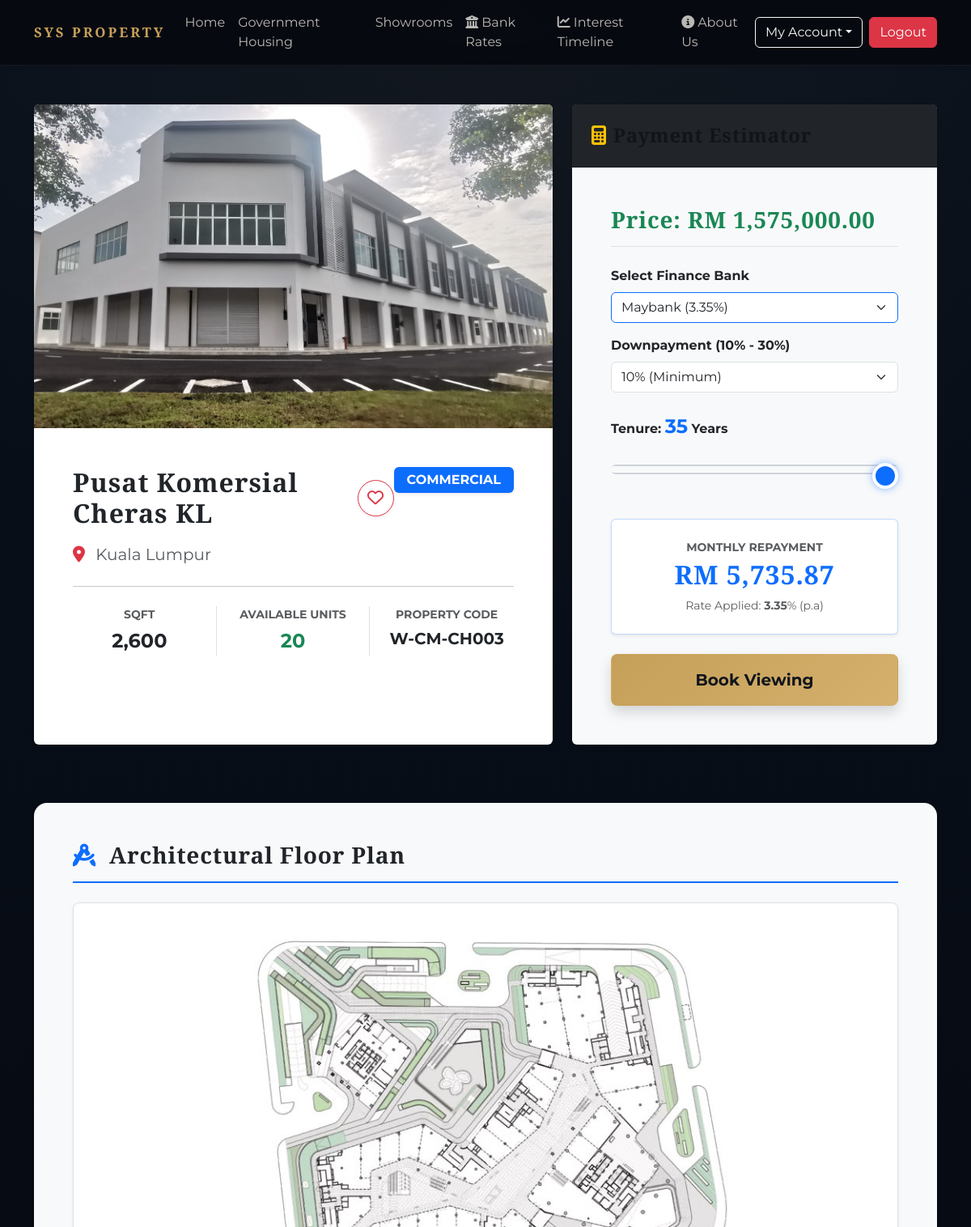
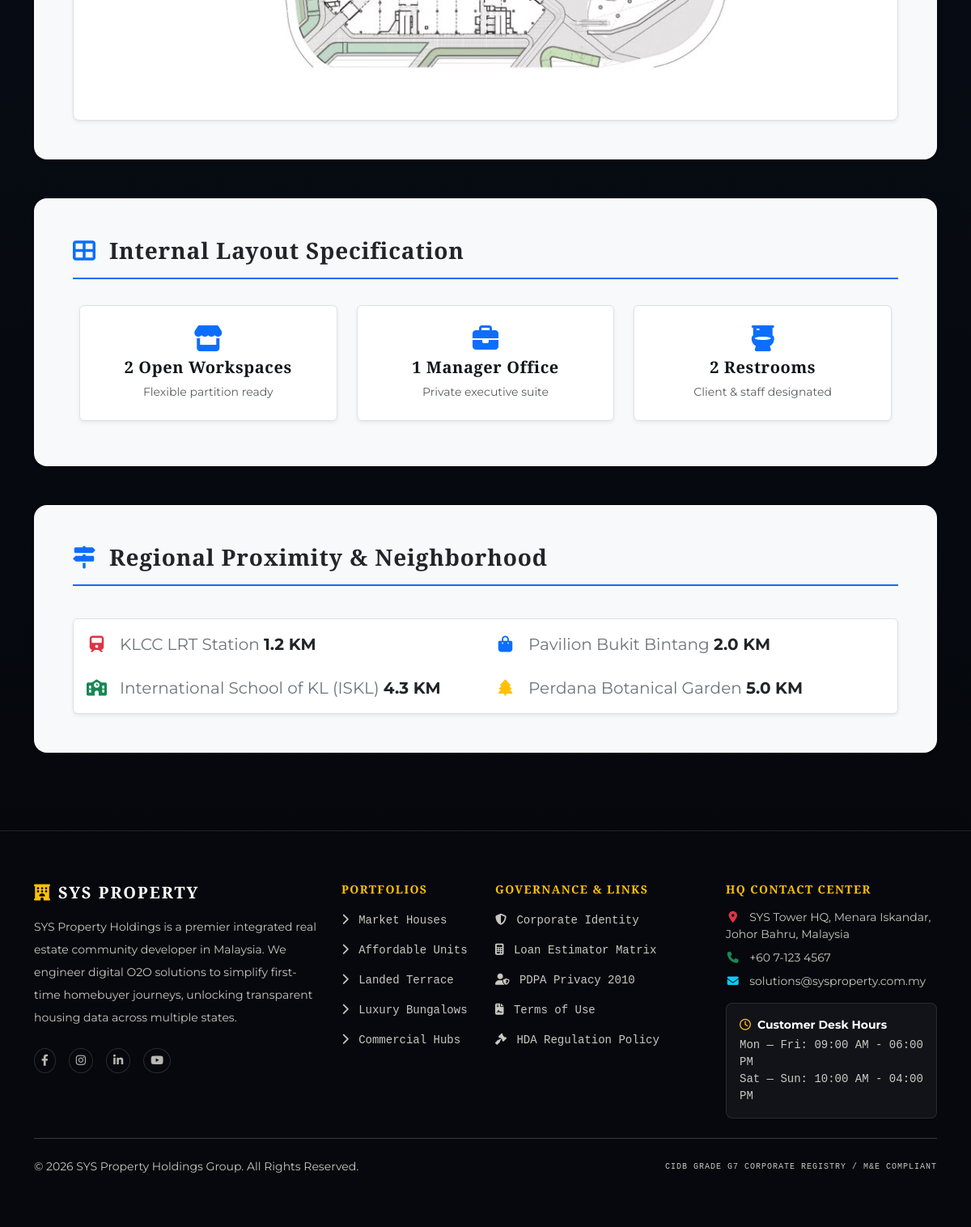
The app's page /property_detail.php?id=180 (signed in) with its own data (2 pictures, top to bottom).
### tables this page shows
CREATE TABLE `properties` (
  `property_id` int(11) NOT NULL,
  `property_code` varchar(20) NOT NULL,
  `project_name` varchar(255) NOT NULL,
  `state` varchar(100) NOT NULL,
  `property_type` enum('AFFORDABLE','TERRACE','BUNGALOW','COMMERCIAL','APARTMENT') NOT NULL,
  `price` decimal(12,2) NOT NULL,
  `total_units` int(11) NOT NULL,
  `built_up_sqft` int(11) NOT NULL,
  `income_limit_rm` decimal(10,2) DEFAULT NULL,
  `status` enum('ACTIVE','SOLD_OUT','ARCHIVED') NOT NULL DEFAULT 'ACTIVE',
  `image_filename` varchar(255) NOT NULL,
  `image_search_keyword` varchar(255) NOT NULL,
  `is_affordable` tinyint(1) NOT NULL DEFAULT 0
);

### includes/property_images.php (called while the page is built, shortened)
<?php
function property_catalog_image_path(array $property, string $url_prefix = '', string $filesystem_prefix = ''): string
{
    $base_url = $url_prefix . 'SYS Property Catalog/';
    $base_path = $filesystem_prefix . 'SYS Property Catalog/';
    $placeholder = $base_url . 'placeholder.jpg';
    $custom_image = trim((string)($property['image_filename'] ?? ''));
    if ($custom_image !== '') {
        $custom_image = ltrim(str_replace('\\', '/', $custom_image), '/');
    }
    $db_type = strtolower(trim((string)($property['property_type'] ?? '')));
    $raw_state = trim((string)($property['state'] ?? ''));
    $state_name = ucwords(strtolower($raw_state));
    $folder = 'Apartment/';
    if ($db_type === 'commercial') {
        $folder = 'Commercial/';
    } elseif ($db_type === 'terrace') {
        $folder = 'Terrace/';
    } elseif ($db_type === 'bungalow') {
        $folder = 'Bungalow/';
    }
    $file_name = ucfirst($db_type) . ' - ' . $state_name;
    foreach (['jpg', 'jpeg', 'png', 'webp'] as $ext) {
        $relative_path = $folder . $file_name . '.' . $ext;
        if (file_exists($base_path . $relative_path)) {
            return $base_url . $relative_path;
        }
    }
    return $placeholder;
}

### property_detail.php (the view, shortened to what this page needs)
<?php
include_once 'includes/header.php';
require_once 'includes/property_images.php';
$property_id = isset($_GET['id']) ? intval($_GET['id']) : 0;
$stmt = $conn->prepare("SELECT * FROM properties WHERE property_id = ?");
$stmt->bind_param("i", $property_id);
$stmt->execute();
$property = $stmt->get_result()->fetch_assoc();
$is_afford = (intval($property['is_affordable']) === 1);
$banks_result = $conn->query("SELECT bank_name, interest_rate FROM banks ORDER BY interest_rate ASC");
$dbType = strtolower(trim($property['property_type']));
$baseDir = "SYS Property Catalog/";
$finalImg = property_catalog_image_path($property);
if ($is_afford || $dbType === 'affordable') {
    $floorPlanName = "Affordable_Floor_Plan.jpg";
    $checkDir = "SYS Property Catalog/";
    if (!file_exists($checkDir . "Affordable_Floor_Plan.jpg")) {
        if (file_exists($checkDir . "affordable_floor_plan.jpg")) {
            $floorPlanName = "affordable_floor_plan.jpg";
        } elseif (file_exists($checkDir . "Affordable_Floor_plan.jpg")) {
            $floorPlanName = "Affordable_Floor_plan.jpg";
        } elseif (file_exists($checkDir . "Affordable_Floor_Plan.JPG")) {
            $floorPlanName = "Affordable_Floor_Plan.JPG";
        } elseif (file_exists($checkDir . "affordable_floor_plan.JPG")) {
            $floorPlanName = "affordable_floor_plan.JPG";
        }
    }
} else {
    $floorPlanName = ucfirst($dbType) . "_Floor_Plan.jpg";
}
$finalFloorPlan = $baseDir . $floorPlanName;
$layoutHtml = "";
if ($is_afford) {
    $layoutHtml = '
        <div class="row text-center g-4">
            <div class="col-md-3 col-6"><div class="p-4 bg-white border rounded shadow-sm h-100"><i class="fas fa-bed fa-2x text-success mb-2"></i><h5 class="fw-bold mb-0">3 Bedrooms</h5><p class="text-muted small mt-2 mb-0">Optimal family spacing</p></div></div>
            <div class="col-md-3 col-6"><div class="p-4 bg-white border rounded shadow-sm h-100"><i class="fas fa-bath fa-2x text-success mb-2"></i><h5 class="fw-bold mb-0">2 Bathrooms</h5><p class="text-muted small mt-2 mb-0">Standard sanitary fittings</p></div></div>
            <div class="col-md-3 col-6"><div class="p-4 bg-white border rounded shadow-sm h-100"><i class="fas fa-couch fa-2x text-muted mb-2"></i><h5 class="fw-bold mb-0">1 Living Hall</h5><p class="text-muted small mt-2 mb-0">Open concept design</p></div></div>
            <div class="col-md-3 col-6"><div class="p-4 bg-white border rounded shadow-sm h-100"><i class="fas fa-utensils fa-2x text-muted mb-2"></i><h5 class="fw-bold mb-0">1 Kitchen</h5><p class="text-muted small mt-2 mb-0">Ventilated cooking area</p></div></div>
        </div>';
} else {
    if ($dbType === 'commercial') {
        $layoutHtml = '
            <div class="row text-center g-4">
                <div class="col-md-4 col-12"><div class="p-4 bg-white border rounded shadow-sm h-100"><i class="fas fa-store fa-2x text-primary mb-2"></i><h5 class="fw-bold mb-0">2 Open Workspaces</h5><p class="text-muted small mt-2 mb-0">Flexible partition ready</p></div></div>
                <div class="col-md-4 col-6"><div class="p-4 bg-white border rounded shadow-sm h-100"><i class="fas fa-briefcase fa-2x text-primary mb-2"></i><h5 class="fw-bold mb-0">1 Manager Office</h5><p class="text-muted small mt-2 mb-0">Private executive suite</p></div></div>
                <div class="col-md-4 col-6"><div class="p-4 bg-white border rounded shadow-sm h-100"><i class="fas fa-toilet fa-2x text-primary mb-2"></i><h5 class="fw-bold mb-0">2 Restrooms</h5><p class="text-muted small mt-2 mb-0">Client & staff designated</p></div></div>
            </div>';
    }
}
$proximityHtml = '<div class="row g-4 fs-5 text-secondary">';
$stateCheck = strtoupper(trim($property['state']));
if ($stateCheck === 'JOHOR') {
    $proximityHtml .= '
        <div class="col-md-6"><div class="d-flex align-items-center"><i class="fas fa-university text-danger fa-fw me-3"></i> <span>Universiti Teknologi Malaysia (UTM) <strong class="text-dark">3.2 KM</strong></span></div></div>
        <div class="col-md-6"><div class="d-flex align-items-center"><i class="fas fa-shopping-cart text-primary fa-fw me-3"></i> <span>AEON Mall Tebrau City <strong class="text-dark">5.5 KM</strong></span></div></div>
        <div class="col-md-6"><div class="d-flex align-items-center"><i class="fas fa-hospital text-success fa-fw me-3"></i> <span>Sultanah Aminah Hospital <strong class="text-dark">8.1 KM</strong></span></div></div>
        <div class="col-md-6"><div class="d-flex align-items-center"><i class="fas fa-plane text-warning fa-fw me-3"></i> <span>Senai International Airport <strong class="text-dark">18.0 KM</strong></span></div></div>';
} elseif ($stateCheck === 'KUALA LUMPUR' || $stateCheck === 'WP KUALA LUMPUR') {
    $proximityHtml .= '
        <div class="col-md-6"><div class="d-flex align-items-center"><i class="fas fa-train text-danger fa-fw me-3"></i> <span>KLCC LRT Station <strong class="text-dark">1.2 KM</strong></span></div></div>
        <div class="col-md-6"><div class="d-flex align-items-center"><i class="fas fa-shopping-bag text-primary fa-fw me-3"></i> <span>Pavilion Bukit Bintang <strong class="text-dark">2.0 KM</strong></span></div></div>
        <div class="col-md-6"><div class="d-flex align-items-center"><i class="fas fa-school text-success fa-fw me-3"></i> <span>International School of KL (ISKL) <strong class="text-dark">4.3 KM</strong></span></div></div>
        <div class="col-md-6"><div class="d-flex align-items-center"><i class="fas fa-tree text-warning fa-fw me-3"></i> <span>Perdana Botanical Garden <strong class="text-dark">5.0 KM</strong></span></div></div>';
}
$proximityHtml .= '</div>';
?>
<div class="container my-5">
    <div class="row">
        <div class="col-md-7 mb-4">
            <div class="card shadow-sm border-0 overflow-hidden h-100">
                <div class="position-relative zoom-container" style="cursor: pointer;" data-bs-toggle="modal" data-bs-target="#imageZoom">
                    <img src="<?php echo $finalImg; ?>" class="w-100" style="height: 400px; object-fit: cover;">
                </div>
                <div class="card-body p-5">
                    <div class="d-flex justify-content-between align-items-start mb-3">
                        <div class="d-flex align-items-center gap-3">
                            <h2 class="fw-bold mb-0"><?php echo htmlspecialchars($property['project_name']); ?></h2>
                            <form method="POST" class="m-0">
                                <button type="submit" name="toggle_wishlist" class="btn <?php echo $is_wishlisted ? 'btn-danger' : 'btn-outline-danger'; ?> rounded-circle d-flex align-items-center justify-content-center shadow-sm" style="width: 45px; height: 45px;">
                                    <i class="<?php echo $is_wishlisted ? 'fas' : 'far'; ?> fa-heart fs-5"></i>
                                </button>
                            </form>
                        </div>
                        <span class="badge <?php echo $is_afford ? 'bg-success' : 'bg-primary'; ?> px-3 py-2 fs-6 shadow-sm">
                            <?php echo $is_afford ? 'GOV AFFORDABLE' : htmlspecialchars($property['property_type']); ?>
                        </span>
                    </div>
                    <p class="fs-5 text-muted mb-4"><i class="fas fa-map-marker-alt text-danger me-2"></i> <?php echo htmlspecialchars($property['state']); ?></p>
                    <hr class="my-4">
                    <div class="row text-center mb-4">
                        <div class="col-4 border-end">
                            <small class="d-block text-muted fw-bold mb-1">SQFT</small>
                            <span class="fs-4 fw-bold"><?php echo number_format($property['built_up_sqft']); ?></span>
                        </div>
                        <div class="col-4 border-end">
                            <small class="d-block text-muted fw-bold mb-1">AVAILABLE UNITS</small>
                            <span class="fs-4 fw-bold text-success"><?php echo $property['total_units']; ?></span>
                        </div>
                        <div class="col-4">
                            <small class="d-block text-muted fw-bold mb-1">PROPERTY CODE</small>
                            <span class="fs-5 fw-bold text-dark"><?php echo htmlspecialchars($property['property_code']); ?></span>
                        </div>
                    </div>
                </div>
            </div>
        </div>
        <div class="col-md-5 mb-4">
            <div class="card shadow-sm border-0 h-100 bg-light">
                <div class="card-header bg-dark text-white p-4">
                    <h4 class="fw-bold mb-0"><i class="fas fa-calculator me-2 text-warning"></i>Payment Estimator</h4>
                </div>
                <div class="card-body p-4 p-lg-5 d-flex flex-column">
                    <h3 class="text-success fw-bold mb-4 border-bottom pb-3">Price: RM <?php echo number_format($property['price'], 2); ?></h3>
                    <div class="mb-3">
                        <label class="form-label fw-bold">Select Finance Bank</label>
                        <select id="bankSelect" class="form-select border-primary">
                            <?php while ($bank = $banks_result->fetch_assoc()): ?>
                                <option data-rate="<?php echo $bank['interest_rate']; ?>"><?php echo htmlspecialchars($bank['bank_name']); ?> (<?php echo $bank['interest_rate']; ?>%)</option>
                            <?php endwhile; ?>
                        </select>
                    </div>
                    <div class="mb-4">
                        <label class="form-label fw-bold">Downpayment (10% - 30%)</label>
                        <select id="downpayment" class="form-select">
                            <option value="10">10% (Minimum)</option>
                        </select>
                    </div>
                    <div class="mb-5">
                        <label class="form-label fw-bold">Tenure: <span id="tenureLabel" class="text-primary fs-4 fw-bold">35</span> Years</label>
                        <div class="pt-3">
                            <input type="range" id="tenure" class="form-range custom-slider" value="35" min="5" max="35">
                        </div>
                    </div>
                    <div class="p-4 bg-white border border-primary border-opacity-25 rounded text-center shadow-sm mb-4">
                        <p class="mb-1 text-muted fw-bold small">MONTHLY REPAYMENT</p>
                        <h2 class="text-primary fw-bold m-0" id="monthlyResult">RM 0.00</h2>
                        <small class="text-muted d-block mt-2">Rate Applied: <strong id="displayRate">0.00</strong>% (p.a)</small>
                    </div>
                    <div class="d-grid mt-auto">
                        <?php if ($is_afford): ?>
                            <a href="customer/apply_affordable.php?id=<?php echo $property_id; ?>" class="btn btn-success btn-lg fw-bold py-3 shadow">Submit Application</a>
                        <?php else: ?>
                            <a href="customer/book_appointment.php?id=<?php echo $property_id; ?>" class="btn btn-primary btn-lg fw-bold py-3 shadow">Book Viewing</a>
                        <?php endif; ?>
                    </div>
                </div>
            </div>
        </div>
    </div>
    <div class="row mt-5">
        <div class="col-12">
            <div class="card border-0 bg-light shadow-sm rounded-4 p-4 p-md-5 mb-5 reveal-card">
                <h3 class="fw-bold text-dark mb-4 border-bottom border-primary border-2 pb-3"><i class="fas fa-drafting-compass text-primary me-2"></i> Architectural Floor Plan</h3>
                <div class="text-center bg-white p-4 border rounded-3 shadow-sm">
                    <img src="<?php echo htmlspecialchars($finalFloorPlan); ?>" class="img-fluid rounded" alt="Floor Plan" style="max-height: 500px; object-fit: contain;">
                </div>
            </div>
            <div class="card border-0 bg-light shadow-sm rounded-4 p-4 p-md-5 mb-5 reveal-card">
                <h3 class="fw-bold text-dark mb-4 border-bottom border-primary border-2 pb-3"><i class="fas fa-th-large text-primary me-2"></i> Internal Layout Specification</h3>
                <div class="p-2"><?php echo $layoutHtml; ?></div>
            </div>
            <div class="card border-0 bg-light shadow-sm rounded-4 p-4 p-md-5 mb-5 reveal-card">
                <h3 class="fw-bold text-dark mb-4 border-bottom border-primary border-2 pb-3"><i class="fas fa-map-signs text-primary me-2"></i> Regional Proximity & Neighborhood</h3>
                <div class="p-3 bg-white border rounded shadow-sm mt-3">
                    <?php echo $proximityHtml; ?>
                </div>
            </div>
        </div>
    </div>
</div>
<?php include_once 'includes/footer.php'; ?>

### includes/header.php (style rules this page uses)
:root { --luxury-bg: #05060a; --luxury-surface: rgba(255,255,255,0.08); --luxury-border: rgba(255,255,255,0.12); --luxury-gold: #c5a059; --luxury-white: #f4f1e8; --luxury-muted: rgba(236,233,225,0.78); }
* { box-sizing: border-box; }
html { scroll-behavior: smooth; }
body { margin: 0; min-height: 100vh; background: radial-gradient(circle at top, rgba(197,160,89,0.06), transparent 28%), linear-gradient(180deg, #08101c 0%, #05060a 100%); color: var(--luxury-white); font-family: 'Montserrat', sans-serif; }
body a { transition: color 0.2s ease, transform 0.2s ease; }
h1, h2, h3, h4, h5, h6 { font-family: 'Playfair Display', serif; letter-spacing: 0.03em; }
.btn-primary { background: linear-gradient(135deg, #c5a059 0%, #d5b06d 100%) !important; border-color: transparent !important; box-shadow: 0 14px 30px rgba(197,160,89,0.25); color: #11151b !important; font-weight: 600; }
.bg-light, .bg-white, .card:not(.bg-dark):not(.estimator-card), .list-group-item, .dropdown-menu, .modal-content:not(.bg-dark), .form-control, .form-select { color: #212529; }
.bg-light h1:not([class*="text-"]), .bg-light h2:not([class*="text-"]), .bg-light h3:not([class*="text-"]), .bg-light h4:not([class*="text-"]), .bg-light h5:not([class*="text-"]), .bg-light h6:not([class*="text-"]), .bg-white h1:not([class*="text-"]), .bg-white h2:not([class*="text-"]), .bg-white h3:not([class*="text-"]), .bg-white h4:not([class*="text-"]), .bg-white h5:not([class*="text-"]), .bg-white h6:not([class*="text-"]) { color: #11151b; }

### property_detail.php (style rules this page uses)
.reveal-card { animation: driftUp 0.8s cubic-bezier(0.25, 1, 0.5, 1) forwards; }
.custom-slider { -webkit-appearance: none; width: 100%; height: 12px; border-radius: 6px; background: #ced4da; outline: none; }

### records on screen
properties: property_type+state (picture), project_name "Pusat Komersial Cheras KL", property_type "COMMERCIAL", state "Kuala Lumpur", built_up_sqft "2,600", total_units "20", property_code "W-CM-CH003", price "1,575,000.00"

### other values on screen
$wishlist_text "Interest Timeline"
form field value "Maybank (3.35%)"
